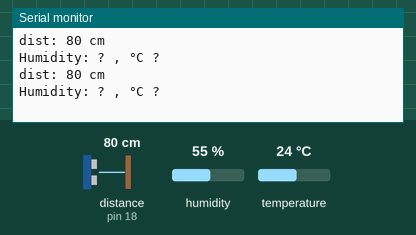
Recording of a sketch running on a simulated Arduino Uno, built with avr-gcc and run on an emulated ATmega328P. On the bench: the last lines printed to the serial monitor. Wiring (inferred from the names in the program): ultrasonic range finder: trigger pin 19; echo pin 18. The inputs (shaded band) are chosen by the test bench; at power-on: distance to the obstacle (sensor on pin 18) 80 cm, humidity 55 %, temperature 24 °C. The echo pulse lasts 58.3 µs per cm.

Above: at 1.8 s.
1.9 s: distance to the obstacle (sensor on pin 18) set to 2 cm
At 2.9 s:
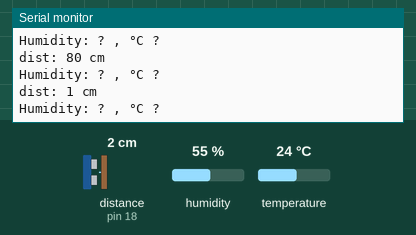
3.4 s: distance to the obstacle (sensor on pin 18) set to 4 cm
At 4.5 s:
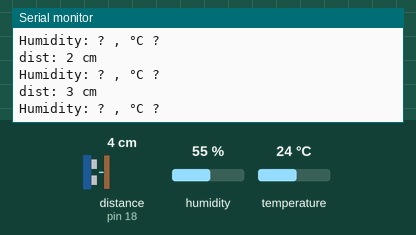
Timing chart, 0 to 6.4 s (numbered marks = the images above; inputs shaded):
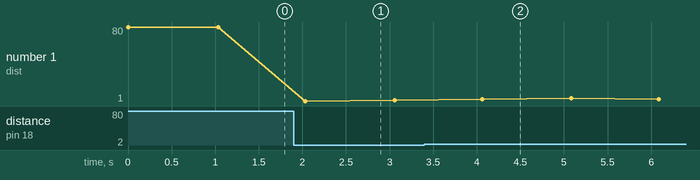

The sketch:

sketch_oct24a.ino
```cpp
//#include <HCSR04.h>
#include <string.h>
#include "DHT.h"

#define DHTTYPE DHT11


const int IA1 = 5;
const int IA2 = 4;
const int IB1 = 2;
const int IB2 = 15;

const int distanceEcho = 18;
const int distanceTrig = 19;
const int tempInput = 21;

DHT dht(tempInput, DHTTYPE);

void setup() {
  // put your setup code here, to run once:

  Serial.begin(115200);

  //HCSR04.begin(distanceTrig, distanceEcho);
  pinMode(distanceTrig,OUTPUT);
  pinMode(distanceEcho,INPUT);

  dht.begin();

}

char mess[64];

char* getDistanceMess(){
  //double* distances = HCSR04.measureDistanceCm();

  digitalWrite(distanceTrig, LOW);
  delayMicroseconds(2);
  digitalWrite(distanceTrig, HIGH);
  delayMicroseconds(10);
  digitalWrite(distanceTrig, LOW);

  long resultIn = 0;
  resultIn = pulseIn(distanceEcho, HIGH);
  resultIn /= 58;
  sprintf(mess, "dist: %d cm", resultIn);
  //sprintf(mess, "dist: %d cm", distances[0]);

  return mess;
}

char tempMess[64];

char* getTempMess(){
  float h = dht.readHumidity();
  float t = dht.readTemperature();

  sprintf(tempMess, "Humidity: %f , °C %f", h,t);

  return tempMess;
}

void loop() {
  // put your main code here, to run repeatedly:
  //double* distances = HCSR04.measureDistanceCm();

  char* m = getDistanceMess();
  Serial.println(m);

  Serial.println(getTempMess());

  delay(1000);
}
```

Measured:
- after the input at 1.9 s, the serial monitor: prints a new line after 0.14 s (image 1)
- after the input at 3.4 s, the serial monitor: prints a new line after 0.66 s (image 2)
- plotted number 1: 80 → 2 after the input at 1.9 s, 2 → 3 after the input at 3.4 s
